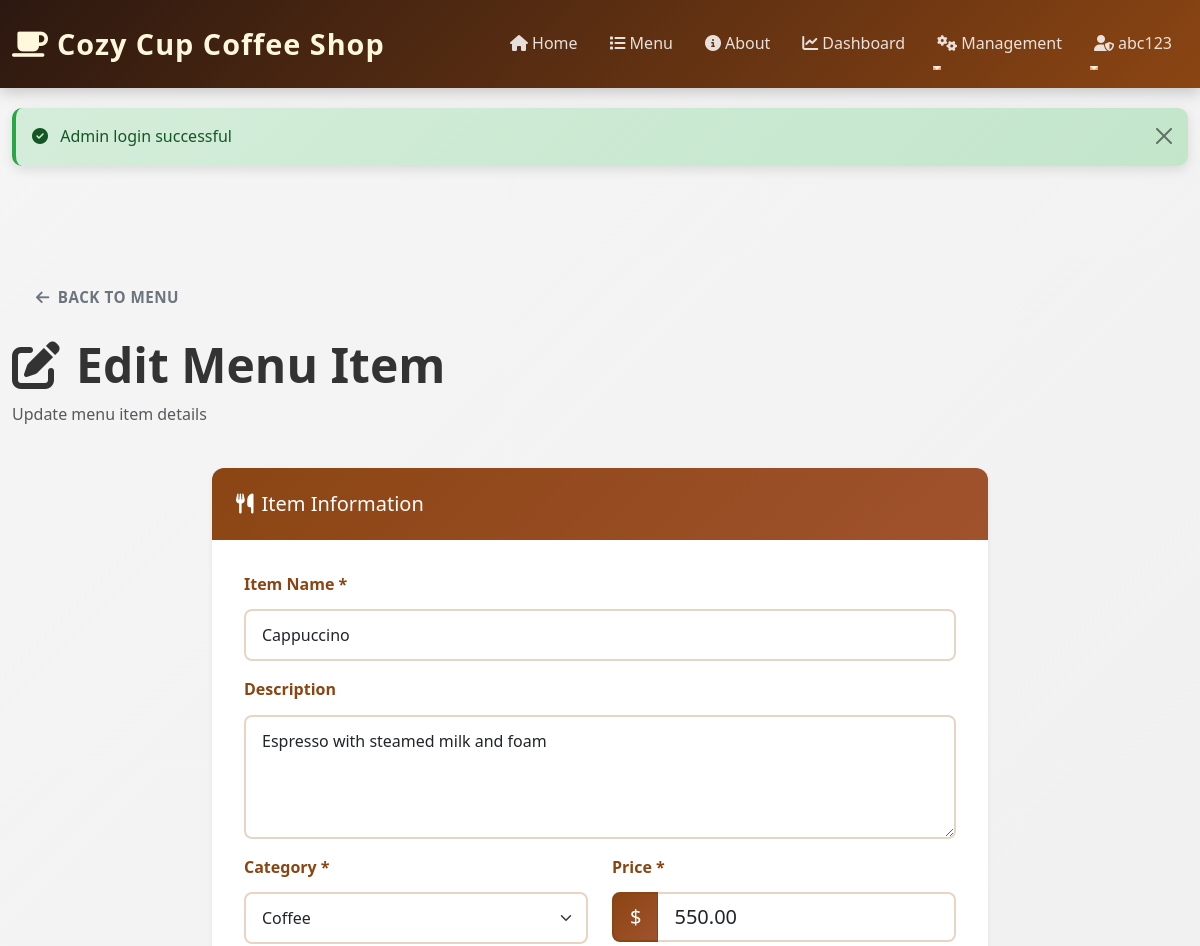
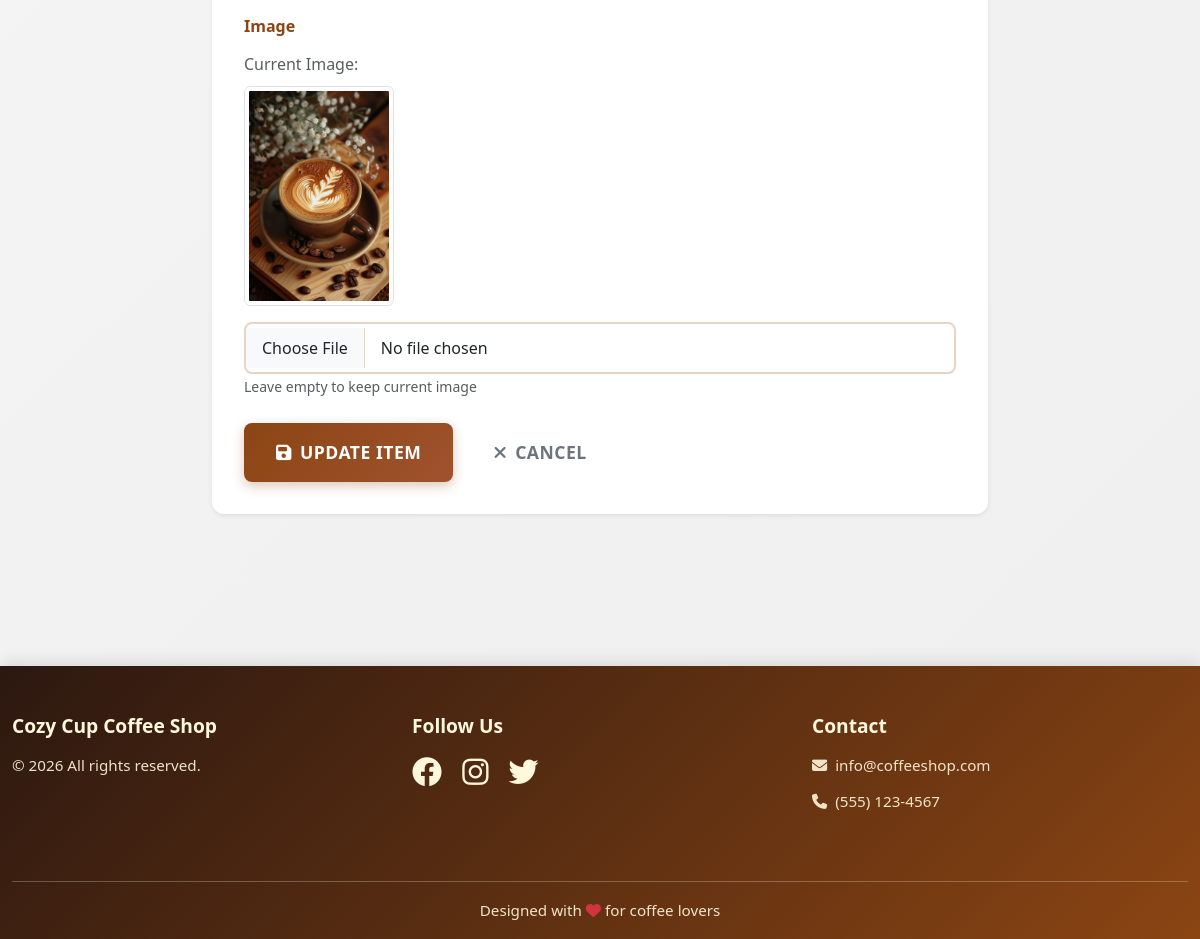
The app's page /public/index.php?page=menu-edit&id=2 (signed in) with its own data (2 pictures, top to bottom).
### tables this page shows
CREATE TABLE `menu_items` (
  `id` int NOT NULL AUTO_INCREMENT,
  `name` varchar(255) NOT NULL,
  `description` text,
  `category` varchar(100) NOT NULL,
  `price` decimal(10,2) NOT NULL,
  `image_path` varchar(255),
  `is_available` tinyint(1) DEFAULT 1,
  `created_at` timestamp NULL DEFAULT CURRENT_TIMESTAMP,
  `updated_at` timestamp NULL DEFAULT CURRENT_TIMESTAMP ON UPDATE CURRENT_TIMESTAMP,
  PRIMARY KEY (`id`)
);

### app/controllers/BaseController.php (called while the page is built, shortened)
<?php
class BaseController {
    public function __construct() {
        require_once __DIR__ . '/../models/Database.php';
    }
    protected function render($view, $data = []) {
        extract($data);
        require __DIR__ . '/../views/' . $view . '.php';
    }
    protected function getGet($key, $default = null) {
        return isset($_GET[$key]) ? SecurityHelper::sanitizeInput($_GET[$key]) : $default;
    }
}
?>

### app/controllers/MenuManagementController.php (called while the page is built, shortened)
<?php
require_once __DIR__ . '/BaseController.php';
require_once __DIR__ . '/../models/MenuItem.php';
class MenuManagementController extends BaseController {
    public function showEditForm() {
        $id = $this->getGet('id');
        $menuItem = new MenuItem();
        $item = $menuItem->getById($id);
        $this->render('admin/menu-edit', [
            'item' => $item
        ]);
    }
}
?>

### helpers/SecurityHelper.php (called while the page is built, shortened)
<?php
class SecurityHelper {
    public static function sanitizeInput($input) {
        return htmlspecialchars(trim($input), ENT_QUOTES, 'UTF-8');
    }
    public static function escapeOutput($output) {
        return htmlspecialchars($output, ENT_QUOTES, 'UTF-8');
    }
}
?>

### app/models/MenuItem.php (called while the page is built, shortened)
<?php
require_once __DIR__ . '/Database.php';
class MenuItem {
    private $db;
    public function __construct() {
        $this->db = new Database();
    }
    public function getById($id) {
        $stmt = $this->db->prepare("SELECT * FROM menu_items WHERE id = ?");
        $stmt->bind_param("i", $id);
        $stmt->execute();
        $result = $stmt->get_result();
        return $result->fetch_assoc();
    }
}
?>

### app/models/Database.php (called while the page is built, shortened)
<?php
class Database {
    private $conn;
    public function __construct() {
        global $conn;
        $this->conn = $conn;
    }
    public function prepare($sql) {
        return $this->conn->prepare($sql);
    }
}
?>

### app/views/admin/menu-edit.php (the view, shortened to what this page needs)
<?php include __DIR__ . '/../layouts/header.php'; ?>
<div class="container-fluid py-5">
    <div class="row mb-4">
        <div class="col-12">
            <a href="<?php echo SITE_URL; ?>/public/index.php?page=menu-management" class="btn btn-outline-secondary mb-3">
                <i class="fas fa-arrow-left me-2"></i>Back to Menu
            </a>
            <h1 class="display-5 fw-bold mb-2">
                <i class="fas fa-edit me-3"></i>Edit Menu Item
            </h1>
            <p class="text-muted">Update menu item details</p>
        </div>
    </div>
    <div class="row">
        <div class="col-lg-8 mx-auto">
            <div class="card border-0 shadow-sm">
                <div class="card-header bg-primary text-white">
                    <h5 class="mb-0"><i class="fas fa-utensils me-2"></i>Item Information</h5>
                </div>
                <div class="card-body">
                    <form method="POST" action="<?php echo SITE_URL; ?>/public/index.php?action=menu-edit" enctype="multipart/form-data">
                        <div class="mb-3">
                            <label for="name" class="form-label fw-bold">Item Name *</label>
                            <input type="text" class="form-control form-control-lg" id="name" name="name" value="<?php echo SecurityHelper::escapeOutput($item['name']); ?>" required>
                        </div>
                        <div class="mb-3">
                            <label for="description" class="form-label fw-bold">Description</label>
                            <textarea class="form-control" id="description" name="description" rows="4"><?php echo SecurityHelper::escapeOutput($item['description']); ?></textarea>
                        </div>
                        <div class="row">
                            <div class="col-md-6 mb-3">
                                <label for="category" class="form-label fw-bold">Category *</label>
                                <select class="form-select form-select-lg" id="category" name="category" required>
                                    <option value="Coffee" <?php echo $item['category'] === 'Coffee' ? 'selected' : ''; ?>>Coffee</option>
                                </select>
                            </div>
                            <div class="col-md-6 mb-3">
                                <label for="price" class="form-label fw-bold">Price *</label>
                                <div class="input-group input-group-lg">
                                    <span class="input-group-text">$</span>
                                    <input type="number" class="form-control" id="price" name="price" step="0.01" min="0" value="<?php echo $item['price']; ?>" required>
                                </div>
                            </div>
                        </div>
                        <div class="mb-4">
                            <label for="image" class="form-label fw-bold">Image</label>
                            <?php if ($item['image_path']): ?>
                                <div class="mb-3">
                                    <p class="text-muted mb-2">Current Image:</p>
                                    <img src="<?php echo SITE_URL; ?>/public/uploads/<?php echo SecurityHelper::escapeOutput($item['image_path']); ?>" alt="<?php echo SecurityHelper::escapeOutput($item['name']); ?>" class="img-thumbnail" style="max-width: 150px;">
                                </div>
                            <?php endif; ?>
                            <input type="file" class="form-control form-control-lg" id="image" name="image" accept="image/*">
                            <small class="text-muted">Leave empty to keep current image</small>
                        </div>
                        <div class="d-flex gap-2">
                            <button type="submit" class="btn btn-primary btn-lg">
                                <i class="fas fa-save me-2"></i>Update Item
                            </button>
                            <a href="<?php echo SITE_URL; ?>/public/index.php?page=menu-management" class="btn btn-outline-secondary btn-lg">
                                <i class="fas fa-times me-2"></i>Cancel
                            </a>
                        </div>
                    </form>
                </div>
            </div>
        </div>
    </div>
</div>
<?php include __DIR__ . '/../layouts/footer.php'; ?>

### public/css/modern.css (style rules this page uses)
:root { --primary-color: #8B4513; --primary-dark: #6B3410; --primary-light: #A0522D; --secondary-color: #D2691E; --accent-color: #F4A460; --light-color: #FFF8DC; --dark-color: #2C1810; --text-color: #333; --border-color: #E8D4C4; --success-color: #28a745; --danger-color: #dc3545; --warning-color: #ffc107; --info-color: #17a2b8; }
* { margin: 0; padding: 0; box-sizing: border-box; }
html, body { height: 100%; }
body { font-family: 'Segoe UI', Tahoma, Geneva, Verdana, sans-serif; background: linear-gradient(135deg, #f5f5f5 0%, #efefef 100%); color: var(--text-color); line-height: 1.6; }
.card { border: none; border-radius: 12px; box-shadow: 0 4px 15px rgba(0, 0, 0, 0.08); transition: all 0.3s ease; overflow: hidden; }
.card-header { background: linear-gradient(135deg, var(--primary-color) 0%, var(--primary-light) 100%); color: white; border: none; padding: 1.5rem; font-weight: 600; }
.card-body { padding: 2rem; }
.form-label { font-weight: 600; color: var(--primary-color); margin-bottom: 0.75rem; }
.form-control, .form-select { border: 2px solid var(--border-color); border-radius: 8px; padding: 0.75rem 1rem; transition: all 0.3s ease; font-size: 1rem; }
.input-group-text { background: linear-gradient(135deg, var(--primary-color) 0%, var(--primary-light) 100%); color: white; border: 2px solid var(--primary-color); border-radius: 8px 0 0 8px; }
.input-group .form-control { border-radius: 0 8px 8px 0; border-left: none; }
.btn { border-radius: 8px; font-weight: 600; padding: 0.75rem 1.5rem; transition: all 0.3s ease; border: none; text-transform: uppercase; letter-spacing: 0.5px; font-size: 0.95rem; }
.btn-primary { background: linear-gradient(135deg, var(--primary-color) 0%, var(--primary-light) 100%); color: white; box-shadow: 0 4px 12px rgba(139, 69, 19, 0.3); }
.btn-lg { padding: 1rem 2rem; font-size: 1.1rem; }
.bg-primary { background: linear-gradient(135deg, var(--primary-color) 0%, var(--primary-light) 100%) !important; }
html { scroll-behavior: smooth; }
body { animation: pageLoad 0.3s ease; }

### records on screen
menu_items: name "Cappuccino", description "Espresso with steamed milk and foam", category "Coffee", price "550.00", image_path (picture)

### other values on screen
SITE_NAME "Cozy Cup Coffee Shop"
SecurityHelper::escapeOutput(SessionHelper::getUserName()) "abc123"
SecurityHelper::escapeOutput($flash['message']) "Admin login successful"
